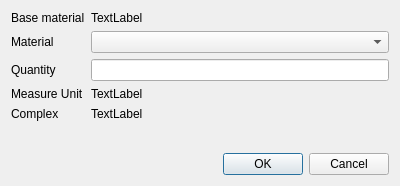
<?xml version="1.0" encoding="UTF-8"?>
<ui version="4.0">
 <class>dlgComponente</class>
 <widget class="QDialog" name="dlgComponente">
  <property name="geometry">
   <rect>
    <x>0</x>
    <y>0</y>
    <width>400</width>
    <height>186</height>
   </rect>
  </property>
  <property name="windowTitle">
   <string>Material components</string>
  </property>
  <layout class="QVBoxLayout" name="verticalLayout">
   <item>
    <layout class="QFormLayout" name="formLayout">
     <item row="0" column="0">
      <widget class="QLabel" name="label">
       <property name="text">
        <string>Base material</string>
       </property>
       <property name="wordWrap">
        <bool>true</bool>
       </property>
      </widget>
     </item>
     <item row="0" column="1">
      <widget class="QLabel" name="txtMaterialPadre">
       <property name="text">
        <string>TextLabel</string>
       </property>
      </widget>
     </item>
     <item row="1" column="0">
      <widget class="QLabel" name="label_3">
       <property name="text">
        <string>Material</string>
       </property>
      </widget>
     </item>
     <item row="1" column="1">
      <widget class="QComboBox" name="cboMaterial"/>
     </item>
     <item row="2" column="0">
      <widget class="QLabel" name="label_4">
       <property name="text">
        <string>Quantity</string>
       </property>
      </widget>
     </item>
     <item row="2" column="1">
      <widget class="QLineEdit" name="txtCantidad"/>
     </item>
     <item row="3" column="0">
      <widget class="QLabel" name="label_5">
       <property name="text">
        <string>Measure Unit</string>
       </property>
      </widget>
     </item>
     <item row="3" column="1">
      <widget class="QLabel" name="txtUnidad">
       <property name="text">
        <string>TextLabel</string>
       </property>
      </widget>
     </item>
     <item row="4" column="0">
      <widget class="QLabel" name="label_6">
       <property name="text">
        <string>Complex</string>
       </property>
      </widget>
     </item>
     <item row="4" column="1">
      <widget class="QLabel" name="txtCompuesto">
       <property name="text">
        <string>TextLabel</string>
       </property>
      </widget>
     </item>
    </layout>
   </item>
   <item>
    <widget class="QDialogButtonBox" name="buttonBox">
     <property name="orientation">
      <enum>Qt::Horizontal</enum>
     </property>
     <property name="standardButtons">
      <set>QDialogButtonBox::Cancel|QDialogButtonBox::Ok</set>
     </property>
    </widget>
   </item>
  </layout>
 </widget>
 <resources/>
 <connections>
  <connection>
   <sender>buttonBox</sender>
   <signal>accepted()</signal>
   <receiver>dlgComponente</receiver>
   <slot>accept()</slot>
   <hints>
    <hint type="sourcelabel">
     <x>248</x>
     <y>254</y>
    </hint>
    <hint type="destinationlabel">
     <x>157</x>
     <y>274</y>
    </hint>
   </hints>
  </connection>
  <connection>
   <sender>buttonBox</sender>
   <signal>rejected()</signal>
   <receiver>dlgComponente</receiver>
   <slot>reject()</slot>
   <hints>
    <hint type="sourcelabel">
     <x>316</x>
     <y>260</y>
    </hint>
    <hint type="destinationlabel">
     <x>286</x>
     <y>274</y>
    </hint>
   </hints>
  </connection>
 </connections>
</ui>
